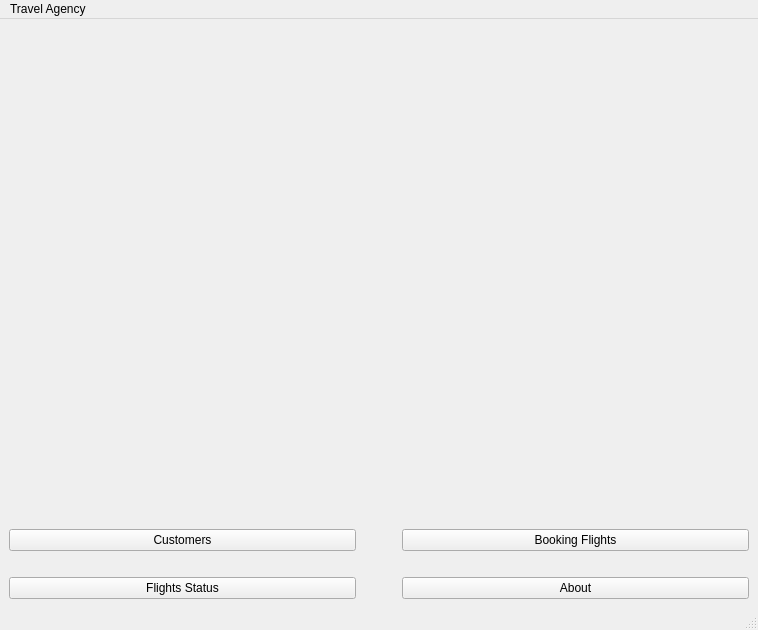
<?xml version="1.0" encoding="UTF-8"?>
<ui version="4.0">
 <class>MainWindow</class>
 <widget class="QMainWindow" name="MainWindow">
  <property name="geometry">
   <rect>
    <x>0</x>
    <y>0</y>
    <width>758</width>
    <height>630</height>
   </rect>
  </property>
  <property name="windowTitle">
   <string>MainWindow</string>
  </property>
  <widget class="QWidget" name="centralwidget">
   <layout class="QVBoxLayout" name="verticalLayout">
    <item>
     <widget class="QLabel" name="LbBackground">
      <property name="styleSheet">
       <string notr="true">background-image: url(:/rec/images/flight-takeoff.jpg);</string>
      </property>
      <property name="text">
       <string/>
      </property>
      <property name="pixmap">
       <pixmap resource="Resources.qrc">:/rec/images/flight-takeoff.jpg</pixmap>
      </property>
      <property name="scaledContents">
       <bool>true</bool>
      </property>
     </widget>
    </item>
    <item>
     <spacer name="verticalSpacer_3">
      <property name="orientation">
       <enum>Qt::Vertical</enum>
      </property>
      <property name="sizeType">
       <enum>QSizePolicy::Fixed</enum>
      </property>
      <property name="sizeHint" stdset="0">
       <size>
        <width>20</width>
        <height>20</height>
       </size>
      </property>
     </spacer>
    </item>
    <item>
     <layout class="QGridLayout" name="gridLayout">
      <item row="0" column="1">
       <spacer name="horizontalSpacer">
        <property name="orientation">
         <enum>Qt::Horizontal</enum>
        </property>
        <property name="sizeType">
         <enum>QSizePolicy::Fixed</enum>
        </property>
        <property name="sizeHint" stdset="0">
         <size>
          <width>40</width>
          <height>20</height>
         </size>
        </property>
       </spacer>
      </item>
      <item row="2" column="0">
       <widget class="QPushButton" name="PB_Flights">
        <property name="text">
         <string>Flights Status</string>
        </property>
       </widget>
      </item>
      <item row="0" column="0">
       <widget class="QPushButton" name="PB_Customers">
        <property name="text">
         <string>Customers</string>
        </property>
       </widget>
      </item>
      <item row="0" column="2">
       <widget class="QPushButton" name="PB_Booking">
        <property name="text">
         <string>Booking Flights</string>
        </property>
       </widget>
      </item>
      <item row="1" column="0">
       <spacer name="verticalSpacer">
        <property name="orientation">
         <enum>Qt::Vertical</enum>
        </property>
        <property name="sizeType">
         <enum>QSizePolicy::Fixed</enum>
        </property>
        <property name="sizeHint" stdset="0">
         <size>
          <width>20</width>
          <height>20</height>
         </size>
        </property>
       </spacer>
      </item>
      <item row="1" column="2">
       <spacer name="verticalSpacer_2">
        <property name="orientation">
         <enum>Qt::Vertical</enum>
        </property>
        <property name="sizeType">
         <enum>QSizePolicy::Fixed</enum>
        </property>
        <property name="sizeHint" stdset="0">
         <size>
          <width>20</width>
          <height>20</height>
         </size>
        </property>
       </spacer>
      </item>
      <item row="2" column="1">
       <spacer name="horizontalSpacer_2">
        <property name="orientation">
         <enum>Qt::Horizontal</enum>
        </property>
        <property name="sizeType">
         <enum>QSizePolicy::Fixed</enum>
        </property>
        <property name="sizeHint" stdset="0">
         <size>
          <width>40</width>
          <height>20</height>
         </size>
        </property>
       </spacer>
      </item>
      <item row="2" column="2">
       <widget class="QPushButton" name="PB_About">
        <property name="text">
         <string>About</string>
        </property>
       </widget>
      </item>
     </layout>
    </item>
   </layout>
  </widget>
  <widget class="QMenuBar" name="menubar">
   <property name="geometry">
    <rect>
     <x>0</x>
     <y>0</y>
     <width>758</width>
     <height>22</height>
    </rect>
   </property>
   <widget class="QMenu" name="menuTravel_Agency">
    <property name="title">
     <string>Travel Agency </string>
    </property>
   </widget>
   <addaction name="menuTravel_Agency"/>
  </widget>
  <widget class="QStatusBar" name="statusbar"/>
 </widget>
 <resources>
  <include location="Resources.qrc"/>
 </resources>
 <connections/>
</ui>
